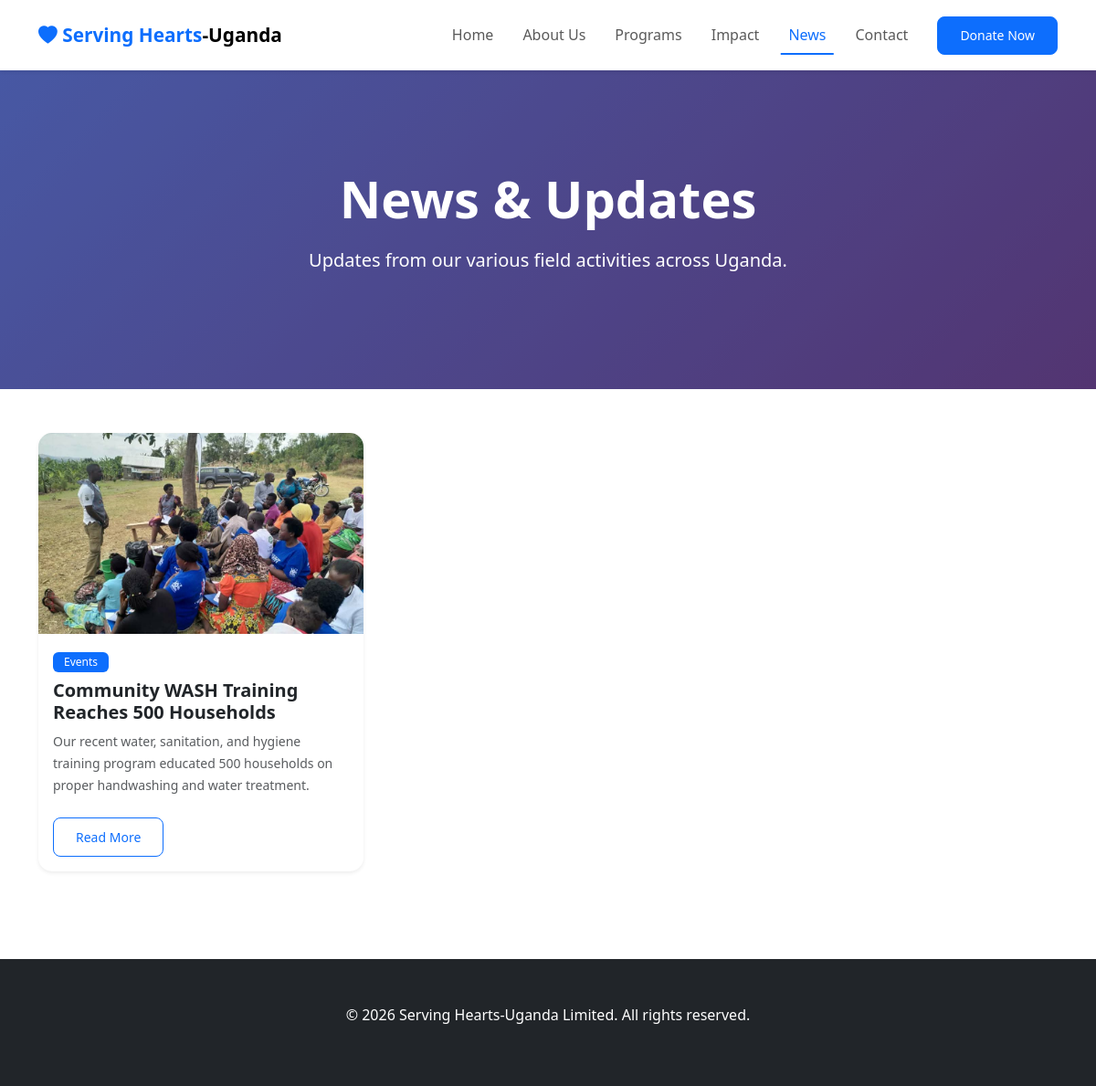
Page /news.php on the committed database.
### tables this page shows
CREATE TABLE `posts` (
  `id` int(11) NOT NULL,
  `title` varchar(200) NOT NULL,
  `slug` varchar(220) NOT NULL,
  `excerpt` text DEFAULT NULL,
  `content` longtext NOT NULL,
  `featured_image` varchar(255) DEFAULT NULL,
  `category` enum('programs','success_story','events','news','announcement') DEFAULT 'news',
  `status` enum('draft','published','archived') DEFAULT 'draft',
  `author_id` int(11) NOT NULL,
  `views` int(11) DEFAULT 0,
  `published_at` datetime DEFAULT NULL,
  `created_at` timestamp NOT NULL DEFAULT current_timestamp(),
  `updated_at` timestamp NOT NULL DEFAULT current_timestamp() ON UPDATE current_timestamp()
);

### includes/db.php (called while the page is built, shortened)
<?php
function executeQuery($pdo, $sql, $params = []) {
    try {
        $stmt = $pdo->prepare($sql);
        $stmt->execute($params);
        return $stmt;
    } catch (PDOException $e) {
        if (ENVIRONMENT === 'development') {
            die("Query Error: " . $e->getMessage());
        } else {
            error_log("Query Error: " . $e->getMessage(), 3, '../logs/db_errors.log');
            return false;
        }
    }
}
function fetchAll($pdo, $sql, $params = []) {
    $stmt = executeQuery($pdo, $sql, $params);
    return $stmt ? $stmt->fetchAll() : [];
}

### news.php (the view, shortened to what this page needs)
<?php
require_once 'includes/db.php';
try {
    $news = fetchAll($pdo, "SELECT * FROM posts WHERE category IN ('news', 'events', 'announcement') AND status = 'published' ORDER BY published_at DESC");
} catch (Exception $e) {
    die("Database Error: " . $e->getMessage());
}
?>
<!DOCTYPE html>
<html lang="en">
<head>
    <link href="https://cdn.jsdelivr.net/npm/bootstrap@5.3.3/dist/css/bootstrap.min.css" rel="stylesheet">
    <link href="https://cdn.jsdelivr.net/npm/bootstrap-icons@1.11.3/font/bootstrap-icons.min.css" rel="stylesheet">
    <link href="https://cdnjs.cloudflare.com/ajax/libs/aos/2.3.4/aos.css" rel="stylesheet">
    <link rel="stylesheet" href="assets/css/style.css">
</head>
<body>
    <nav class="navbar navbar-expand-lg navbar-light bg-white fixed-top shadow-sm">
        <div class="container">
            <a class="navbar-brand fw-bold" href="index.php">
                <i class="bi bi-heart-fill text-primary"></i>
                <span class="text-primary">Serving Hearts</span>-Uganda
            </a>
            <div class="collapse navbar-collapse" id="navbarNav">
                <ul class="navbar-nav ms-auto align-items-lg-center">
                    <li class="nav-item"><a class="nav-link" href="index.php">Home</a></li>
                    <li class="nav-item"><a class="nav-link" href="about.php">About Us</a></li>
                    <li class="nav-item"><a class="nav-link" href="programs.php">Programs</a></li>
                    <li class="nav-item"><a class="nav-link" href="impact.php">Impact</a></li>
                    <li class="nav-item"><a class="nav-link active" href="news.php">News</a></li>
                    <li class="nav-item"><a class="nav-link" href="contact.php">Contact</a></li>
                    <li class="nav-item ms-lg-3"><a class="btn btn-primary btn-sm" href="get-involved.php#donate">Donate Now</a></li>
                </ul>
            </div>
        </div>
    </nav>
    <section class="page-header">
        <div class="page-header-overlay"></div>
        <div class="container text-center text-white">
            <h1 class="display-4 fw-bold mb-3" data-aos="fade-up">News & Updates</h1>
            <p class="lead" data-aos="fade-up" data-aos-delay="100">Updates from our various field activities across Uganda.</p>
        </div>
    </section>
    <section class="py-5">
        <div class="container">
            <div class="row g-4">
                <?php if (!empty($news)): ?>
                    <?php foreach ($news as $item): ?>
                        <div class="col-md-4" data-aos="fade-up">
                            <div class="card news-card h-100 border-0 shadow-sm">
                                <img src="<?= htmlspecialchars($item['featured_image']) ?>" class="card-img-top" style="height: 220px; object-fit: cover;">
                                <div class="card-body">
                                    <span class="badge bg-primary mb-2"><?= ucfirst($item['category']) ?></span>
                                    <h5 class="card-title fw-bold"><?= htmlspecialchars($item['title']) ?></h5>
                                    <p class="card-text text-muted small"><?= htmlspecialchars($item['excerpt']) ?></p>
                                    <a href="news-single.php?slug=<?= $item['slug'] ?>" class="btn btn-outline-primary btn-sm mt-2">Read More</a>
                                </div>
                            </div>
                        </div>
                    <?php endforeach; ?>
                <?php else: ?>
                    <div class="col-12 text-center py-5">
                        <p class="text-muted">No news articles available at the moment.</p>
                    </div>
                <?php endif; ?>
            </div>
        </div>
    </section>
    <footer class="bg-dark text-white py-5 mt-5">
        <div class="container text-center">
            <p>&copy; <?= date('Y') ?> Serving Hearts-Uganda Limited. All rights reserved.</p>
        </div>
    </footer>
</body>
</html>

### assets/css/style.css (style rules this page uses)
:root { --primary-color: #0d6efd; --secondary-color: #6c757d; --success-color: #198754; --danger-color: #dc3545; --warning-color: #ffc107; --info-color: #0dcaf0; --dark-color: #212529; --light-bg: #f8f9fa; --gradient-primary: linear-gradient(135deg, #667eea 0%, #764ba2 100%); --gradient-success: linear-gradient(135deg, #56ab2f 0%, #a8e063 100%); --gradient-info: linear-gradient(135deg, #2193b0 0%, #6dd5ed 100%); --gradient-warning: linear-gradient(135deg, #f093fb 0%, #f5576c 100%); }
body { font-family: 'Segoe UI', Tahoma, Geneva, Verdana, sans-serif; color: #333; line-height: 1.7; overflow-x: hidden; }
html { scroll-behavior: smooth; }
.navbar { padding: 1rem 0; transition: all 0.3s ease; backdrop-filter: blur(10px); }
.navbar-brand { font-size: 1.3rem; transition: transform 0.3s ease; }
.nav-link { font-weight: 500; padding: 0.5rem 1rem !important; transition: all 0.3s ease; position: relative; }
.nav-link::after { content: ''; position: absolute; width: 0; height: 2px; bottom: 0; left: 50%; background-color: var(--primary-color); transition: all 0.3s ease; transform: translateX(-50%); }
.nav-link:hover::after, .nav-link.active::after { width: 80%; }
.nav-link:hover, .nav-link.active { color: var(--primary-color) !important; }
.news-card { transition: all 0.4s ease; border-radius: 15px; overflow: hidden; }
.news-card img, .placeholder-image { height: 220px; object-fit: cover; transition: transform 0.4s ease; }
.news-card .badge { font-weight: 500; padding: 5px 12px; }
footer { background-color: #1a1a1a !important; position: relative; }
.btn { border-radius: 8px; padding: 0.6rem 1.5rem; font-weight: 500; transition: all 0.3s ease; position: relative; overflow: hidden; }
.btn::before { content: ''; position: absolute; top: 50%; left: 50%; width: 0; height: 0; border-radius: 50%; background: rgba(255, 255, 255, 0.2); transform: translate(-50%, -50%); transition: width 0.6s, height 0.6s; }
.btn-primary { background-color: var(--primary-color); border-color: var(--primary-color); }
* { transition-timing-function: cubic-bezier(0.4, 0, 0.2, 1); }
.page-header { position: relative; min-height: 350px; background: linear-gradient(135deg, #667eea 0%, #764ba2 100%); background-size: cover; background-position: center; display: flex; align-items: center; justify-content: center; margin-top: 76px; }
.page-header-overlay { position: absolute; top: 0; left: 0; width: 100%; height: 100%; background: rgba(0, 0, 0, 0.3); }
.page-header .container { position: relative; z-index: 2; }

### rows in the picture
posts: featured_image (picture), category "Events", title "Community WASH Training Reaches 500 Households", excerpt "Our recent water, sanitation, and hygiene training program educated 500 households on proper handwashing and water treatment."
